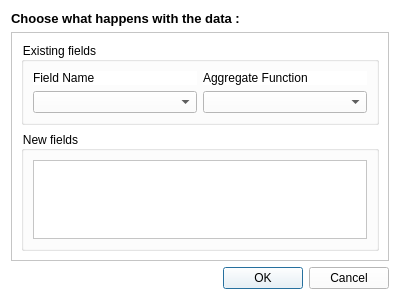
<?xml version="1.0" encoding="UTF-8"?>
<ui version="4.0">
 <class>DataAnalysisDialog</class>
 <widget class="QDialog" name="DataAnalysisDialog">
  <property name="geometry">
   <rect>
    <x>0</x>
    <y>0</y>
    <width>400</width>
    <height>300</height>
   </rect>
  </property>
  <property name="windowTitle">
   <string>Excel File Analysis</string>
  </property>
  <property name="styleSheet">
   <string notr="true">background-color:rgb(255,255,255)</string>
  </property>
  <layout class="QHBoxLayout" name="horizontalLayout">
   <item>
    <layout class="QVBoxLayout" name="verticalLayout_2">
     <item>
      <layout class="QVBoxLayout" name="verticalLayout">
       <item>
        <widget class="QLabel" name="label">
         <property name="font">
          <font>
           <pointsize>10</pointsize>
           <weight>75</weight>
           <bold>true</bold>
          </font>
         </property>
         <property name="text">
          <string>Choose what happens with the data : </string>
         </property>
        </widget>
       </item>
       <item>
        <widget class="QScrollArea" name="scrollArea">
         <property name="widgetResizable">
          <bool>true</bool>
         </property>
         <widget class="QWidget" name="scrollAreaWidgetContents">
          <property name="geometry">
           <rect>
            <x>0</x>
            <y>0</y>
            <width>376</width>
            <height>225</height>
           </rect>
          </property>
          <layout class="QVBoxLayout" name="verticalLayout_6">
           <item>
            <layout class="QVBoxLayout" name="verticalLayout_3">
             <item>
              <widget class="QGroupBox" name="groupBox">
               <property name="title">
                <string>Existing fields</string>
               </property>
               <layout class="QHBoxLayout" name="horizontalLayout_2">
                <item>
                 <layout class="QHBoxLayout" name="horizontalLayout_3">
                  <item>
                   <layout class="QVBoxLayout" name="verticalLayout_4">
                    <item>
                     <widget class="QLabel" name="label_2">
                      <property name="text">
                       <string>Field Name</string>
                      </property>
                     </widget>
                    </item>
                    <item>
                     <widget class="QComboBox" name="cb_existing_fields">
                      <property name="styleSheet">
                       <string notr="true">background-color:rgb(255,255,255)
</string>
                      </property>
                     </widget>
                    </item>
                   </layout>
                  </item>
                  <item>
                   <layout class="QVBoxLayout" name="verticalLayout_5">
                    <item>
                     <widget class="QLabel" name="label_3">
                      <property name="text">
                       <string>Aggregate Function</string>
                      </property>
                     </widget>
                    </item>
                    <item>
                     <widget class="QComboBox" name="cb_aggregate_functions">
                      <property name="styleSheet">
                       <string notr="true">background-color:rgb(255,255,255)</string>
                      </property>
                     </widget>
                    </item>
                   </layout>
                  </item>
                 </layout>
                </item>
               </layout>
              </widget>
             </item>
            </layout>
           </item>
           <item>
            <widget class="QGroupBox" name="groupBox_2">
             <property name="title">
              <string>New fields</string>
             </property>
             <layout class="QHBoxLayout" name="horizontalLayout_4">
              <item>
               <widget class="QTableWidget" name="tableWidget"/>
              </item>
             </layout>
            </widget>
           </item>
          </layout>
         </widget>
        </widget>
       </item>
      </layout>
     </item>
     <item>
      <widget class="QDialogButtonBox" name="DataAnalysisSetOK">
       <property name="orientation">
        <enum>Qt::Horizontal</enum>
       </property>
       <property name="standardButtons">
        <set>QDialogButtonBox::Cancel|QDialogButtonBox::Ok</set>
       </property>
      </widget>
     </item>
    </layout>
   </item>
  </layout>
 </widget>
 <resources/>
 <connections>
  <connection>
   <sender>DataAnalysisSetOK</sender>
   <signal>accepted()</signal>
   <receiver>DataAnalysisDialog</receiver>
   <slot>accept()</slot>
   <hints>
    <hint type="sourcelabel">
     <x>248</x>
     <y>254</y>
    </hint>
    <hint type="destinationlabel">
     <x>157</x>
     <y>274</y>
    </hint>
   </hints>
  </connection>
  <connection>
   <sender>DataAnalysisSetOK</sender>
   <signal>rejected()</signal>
   <receiver>DataAnalysisDialog</receiver>
   <slot>reject()</slot>
   <hints>
    <hint type="sourcelabel">
     <x>316</x>
     <y>260</y>
    </hint>
    <hint type="destinationlabel">
     <x>286</x>
     <y>274</y>
    </hint>
   </hints>
  </connection>
 </connections>
</ui>
